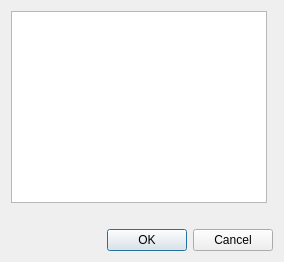
<?xml version="1.0" encoding="UTF-8"?>
<ui version="4.0">
 <class>Settings</class>
 <widget class="QWidget" name="Settings">
  <layout class="QVBoxLayout" name="outer" stretch="1,0,0">
   <item>
    <layout class="QHBoxLayout" name="body" stretch="0,1">
     <item>
      <widget class="QListWidget" name="pageList"/>
     </item>
     <item>
      <widget class="QStackedWidget" name="pages"/>
     </item>
    </layout>
   </item>
   <item>
    <widget class="QLabel" name="status">
     <property name="wordWrap">
      <bool>true</bool>
     </property>
    </widget>
   </item>
   <item>
    <widget class="QDialogButtonBox" name="buttons">
     <property name="standardButtons">
      <set>QDialogButtonBox::Ok|QDialogButtonBox::Cancel</set>
     </property>
    </widget>
   </item>
  </layout>
 </widget>
 <resources/>
 <connections/>
</ui>
